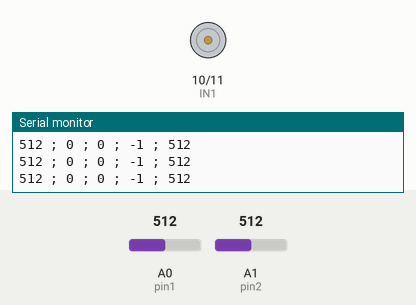
Recording of a sketch running on a simulated Arduino Uno, built with avr-gcc and run on an emulated ATmega328P. Shown: motor-driver pin pairs drawn as motors (green arrow = first pin HIGH = forward, orange = second pin HIGH = backward, longer = more drive, scaled by the enable pin), the last lines printed to the serial monitor. The test bench sets the inputs (shaded band); at power-on: A0 (pin1) = 512, A1 (pin2) = 512.

Above: at 1.3 s.
1.4 s: A0 (pin1) set to 547
3.0 s: A0 (pin1) set to 580
At 4.2 s:
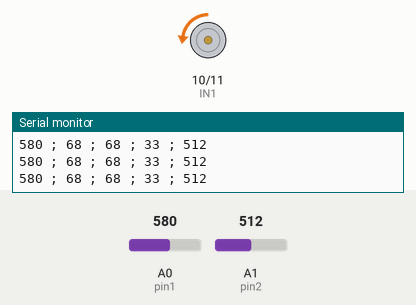
4.5 s: A0 (pin1) set to 511
At 5.5 s:
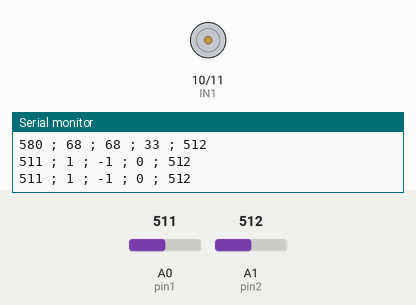
6.0 s: A0 (pin1) set to 497
7.5 s: A0 (pin1) set to 475
9.0 s: A0 (pin1) set to 449
At 10.4 s:
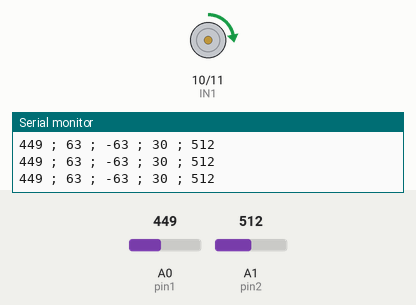
Timing chart, 0 to 11.5 s (numbered marks = the images above; inputs shaded):
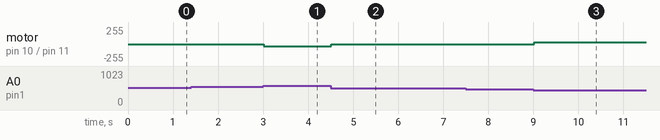

Measured:
- after the input at 3.0 s, motor on pin 10 (IN1) / pin 11 (IN2): stopped → backward 33/255 at once
- after the input at 4.5 s, motor on pin 10 (IN1) / pin 11 (IN2): backward 33/255 → stopped at once
- after the input at 9.0 s, motor on pin 10 (IN1) / pin 11 (IN2): stopped → forward 30/255 at once

The sketch:

RotorPotCall.ino
```cpp
/* RotorPotCall - código de calibração de pot de posição > verifica o ponto central e extremos de valores do POT para posição... > ok


Controla motor DC com ponte H  com um potenciômetro (pot1) ligado à porta A0 do arduino
Controla direção e velocidade (usando PWM)
A porta de leitura analógica A0 do arduino retorna um valor entre 0 e 1024, conforme a posição do pot. quando o pot1 está no centro do percurso, a porta retorna em torno de 512. Assim:
pot em torno de 512 > motor parado
Pot > 512 > motor gira para um lado
Pot < 512, > motor gira para o  outro lado.


Calibrando o rotor:


com o uso de pot1, o rotor é colocado na posição 0, e   feita a leitura  do pot2 (A1) para identificar a posição central (pot 2 =512...). Marcado o ponto 0, o rotor é levado respectivamente  às posições -180 e + 180, sendo feitas as leituras de pot2 nestes pontos. deve-se realizar algumas leituras, e se obter a média dos valores encontrados, que serão posteriormente utilizados nos códigos de comando do rotor.
 */

int IN1 = 10; // Pino IN1 da ponte H
int IN2 = 11; // Pino IN2 da ponte H
int ENA = 9;  // Pino ENA da ponte H
int pin1 = A0;
int pin2 = A1;
int t1 = 500;
long pot1 = 0;
long pot2 =0;
long ctp = 512;
long delt = 0;
long vel = 0;
int tol = 50;


void setup() {
  pinMode(IN1, OUTPUT);
  pinMode(IN2, OUTPUT);
  pinMode(pin1, INPUT);
  pinMode(pin2, INPUT);
  Serial.begin(9600);
  Serial.print("RotorPotCall,  by Fabio Franca  em 09/08/23");
  Serial.println();
  digitalWrite(IN1,LOW);
  digitalWrite(IN2,LOW);
}


void loop() {
  pot1 = analogRead(pin1);
  pot2 = analogRead(pin2);
  delt = pot1 - 512;
  ctp = abs(delt);
  vel = int((ctp-2)/2);
  analogWrite(ENA,vel);
  Serial.print(pot1);
  Serial.print(" ; ");
  Serial.print(ctp);
  Serial.print(" ; ");
  Serial.print(delt);
  Serial.print(" ; ");
  Serial.print(vel);
  Serial.print(" ; ");
  Serial.println(pot2);

  if (ctp <= tol) {
  digitalWrite(IN1, LOW);
  digitalWrite(IN2, LOW);

  }

  if ((ctp > tol) and (delt)  >  0) {
  digitalWrite(IN1, LOW);
  digitalWrite(IN2, HIGH);
  }

   if ((ctp > tol) and (delt)  <  0) {
  digitalWrite(IN1, HIGH);
  digitalWrite(IN2, LOW);
  }

  delay(t1);            // espera t1


}
```
